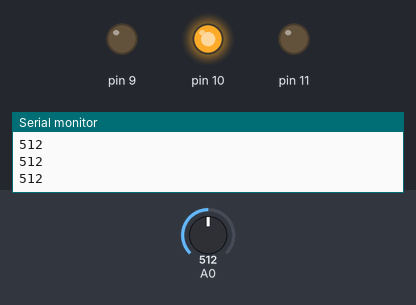
This sketch was run on a simulated Arduino Uno, built with avr-gcc and run on an emulated ATmega328P. Parts: output pins drawn as LEDs (lit = HIGH), the last lines printed to the serial monitor. Inputs (shaded band) come from the test bench; at power-on: A0 = 512.

Above: at 1.2 s.
1.3 s: A0 set to 408
2.8 s: A0 set to 387
At 4.0 s:
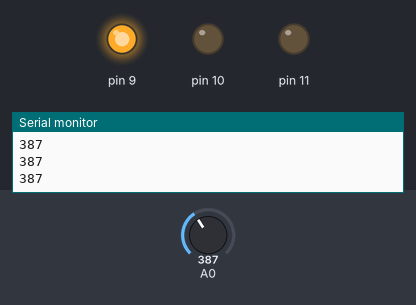
4.3 s: A0 set to 810
At 5.4 s:
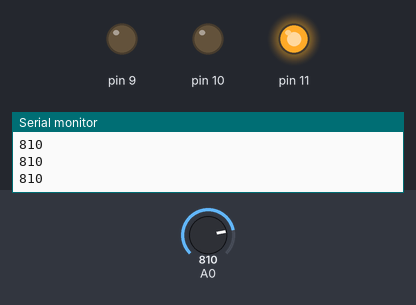
5.8 s: A0 set to 790
At 6.6 s:
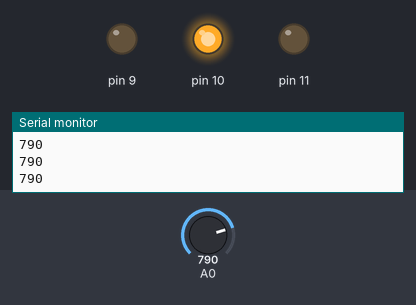
7.3 s: A0 set to 900
At 8.7 s:
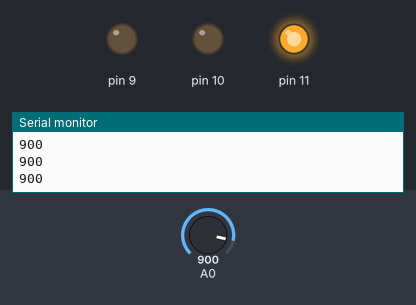
Timing chart, 0 to 9.8 s (numbered marks = the images above; inputs shaded):
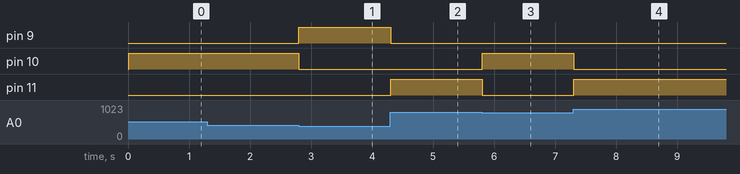

Measured:
- the behaviour switches between 400 and 399 on A0 (found by bisection; images 0 and 1)
- the behaviour switches between 800 and 799 on A0 (found by bisection; images 2 and 3)
- after the input at 2.8 s, pin 9: LOW → HIGH at once; pin 10: HIGH → LOW at once
- after the input at 4.3 s, pin 9: HIGH → LOW at once; pin 11: LOW → HIGH at once
- after the input at 5.8 s, pin 10: LOW → HIGH at once; pin 11: HIGH → LOW at once
- after the input at 7.3 s, pin 10: HIGH → LOW at once; pin 11: LOW → HIGH at once

The sketch:

41_read_analog_input_with_potentiometer_and_piezo_buzzer_1.ino
```cpp
// C++ code
//

int sensorValue;

void setup()
{
  pinMode(11,OUTPUT);
  pinMode(10,OUTPUT);
  pinMode(9,OUTPUT);
  pinMode(A0,INPUT);
  Serial.begin(9600);
}

void loop()
{
  delay(10); // Delay a little bit to improve simulation performance

  sensorValue=analogRead(A0);

  Serial.println(sensorValue);

  if(sensorValue<400)
  {
    digitalWrite(10,LOW);
    digitalWrite(11,LOW);
    digitalWrite(9,HIGH);
  }
  else if(sensorValue > 400 && sensorValue < 800)
  {
    digitalWrite(9, LOW);
    digitalWrite(11, LOW);
    digitalWrite(10, HIGH);
  }
  else if(sensorValue > 800 && sensorValue < 1024)
  {
    digitalWrite(9, LOW);
    digitalWrite(10, LOW);
    digitalWrite(11, HIGH);
  }


}
```
